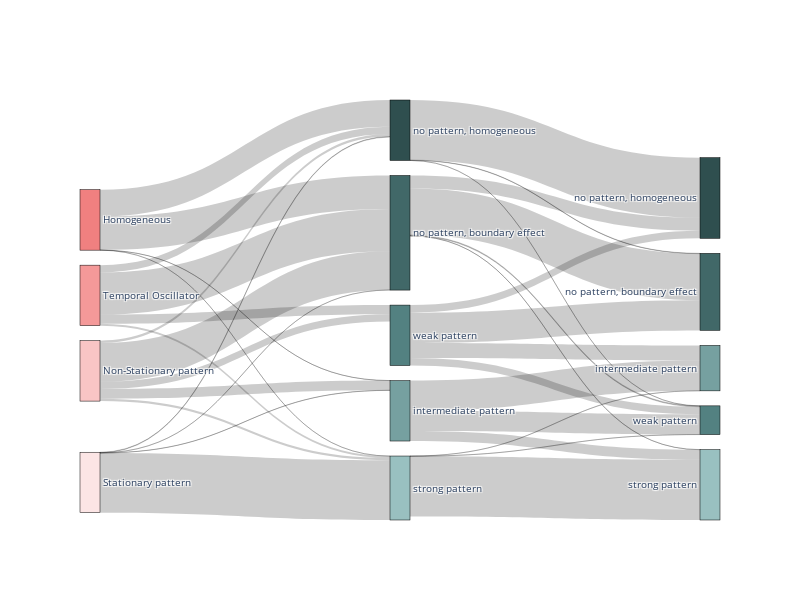

Notebook code for this chart:
### Code cell
import plotly.graph_objects as go
import plotly.io as pio
# pio.renderers.default = "orca"
# Merge the data from the two Sankey diagrams


df1 = patternclass_nogrowth_openboundary_cf
df2 = patternclass_openboundary_edgegrowth2_cf
labels1 = list(df1.index)
columns1 = list(df1.columns)

labels2 = list(df2.index)
columns2 = list(df2.columns)

node_labels = labels1 + labels2 + columns1 + columns2


# Prepare data for the merged Sankey diagram
link_source = []
link_target = []
link_value = []

source = []
target = []
value = []




# Populate source, target, and value from df1
for i, idx in enumerate(df1.index):
    for j, col in enumerate(df1.columns):
        source.append(i)
        target.append(len(df1.index) + j)
        value.append(df1.at[idx, col])

# Populate source, target, and value from df2
for i, idx in enumerate(df1.columns):
    for j, col in enumerate(df2.columns):
        source.append(len(df1.index) + i)
        target.append(len(df1.index) + len(df1.columns) + j)
        value.append(df2.at[idx, col])

        
# Create the merged Plotly Sankey Diagram
fig = go.Figure(data=[go.Sankey(
    node=dict(
        pad=15,
        thickness=20,
        line=dict(color="black", width=0.5),
        label=node_labels,
        color = node_colors
    ),
    link=dict(
        source=source,
        target=target,
        value=value,
        # color = link_colors
    )
)])

# Customize the plot layout
fig.update_layout(
    # title_text="No growth vs. Open boundary vs. Growth",
    font_size=10,
    width=800,
    height=600,
)


# Show the plot
fig.show()
pio.write_image(fig, 'sankey_diagram.png')

### Figure 1 — Plotly figure (JSON) as saved in the notebook; plotly's stock layout.template omitted (floating-point values rounded to 4 significant figures)
{"data": [{"link": {"source": [0, 0, 0, 0, 0, 1, 1, 1, 1, 1, 2, 2, 2, 2, 2, 3, 3, 3, 3, 3, 4, 4, 4, 4, 4, 5, 5, 5, 5, 5, 6, 6, 6, 6, 6, 7, 7, 7, 7, 7, 8, 8, 8, 8, 8], "target": [4, 5, 6, 7, 8, 4, 5, 6, 7, 8, 4, 5, 6, 7, 8, 4, 5, 6, 7, 8, 9, 10, 11, 12, 13, 9, 10, 11, 12, 13, 9, 10, 11, 12, 13, 9, 10, 11, 12, 13, 9, 10, 11, 12, 13], "value": [44.27, 55.63, 0, 0.0498, 0.0498, 12.12, 69.7, 15.15, 0, 3.03, 4, 64, 12, 16, 4, 0.8565, 0.2141, 0, 0.2141, 98.72, 99.33, 0.5568, 0.1114, 0, 0, 21.61, 76.84, 1.383, 0, 0.1729, 12.5, 50, 12.5, 25, 0, 0, 0, 33.33, 50, 16.67, 0, 0, 0.2155, 0.2155, 99.57]}, "node": {"color": ["#F08080", "#F49999", "#F9C5C5", "#FCE5E5", "#2F4F4F", "#416868", "#538181", "#76A0A0", "#99C0C0", "#2F4F4F", "#416868", "#538181", "#76A0A0", "#99C0C0"], "label": ["Homogeneous", "Temporal Oscillator", "Non-Stationary pattern", "Stationary pattern", "no pattern, homogeneous", "no pattern, boundary effect", "weak pattern", "intermediate pattern", "strong pattern", "no pattern, homogeneous", "no pattern, boundary effect", "weak pattern", "intermediate pattern", "strong pattern", "no pattern, homogeneous", "no pattern, boundary effect", "weak pattern", "intermediate pattern", "strong pattern"], "line": {"color": "black", "width": 0.5}, "pad": 15, "thickness": 20}, "type": "sankey"}], "layout": {"font": {"size": 10}, "height": 600, "width": 800}}
